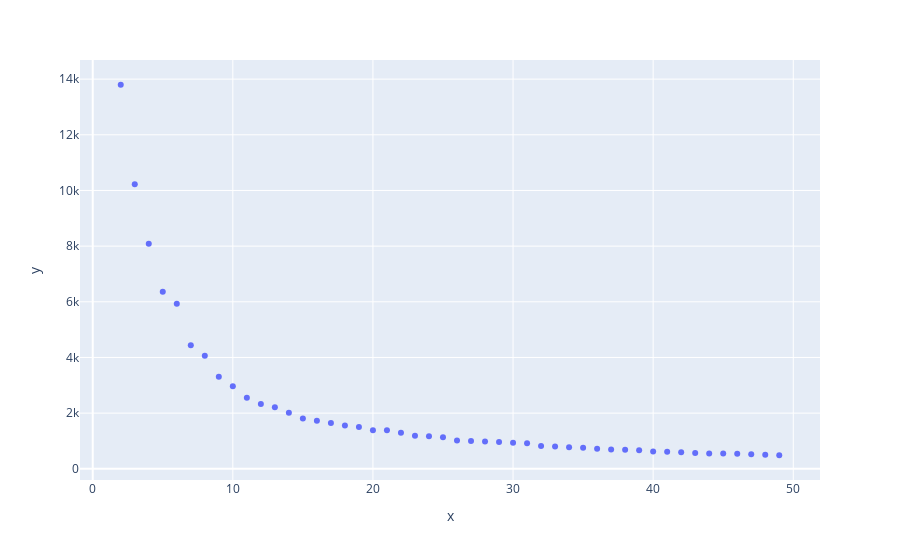

This figure's notebook cell:
### Markdown cell above
Выбираю оптимальное количество кластеров методов "Elbow". 

По моему мнению, оптимальным является значение 8

### Code cell
res = list()
n_cluster = range(2,50)

for n in n_cluster:
    kmeans = KMeans(n_clusters=n, random_state=0, n_init="auto").fit(data)
    res.append(np.average(np.min(cdist(data, kmeans.cluster_centers_, 'euclidean'), axis=1)))

fig = px.scatter(x=n_cluster, y=res)
fig.show()

### Figure 1 — Plotly figure (JSON) as saved in the notebook; plotly's stock layout.template omitted (floating-point values rounded to 4 significant figures)
{"data": [{"hovertemplate": "x=%{x}<br>y=%{y}<extra></extra>", "legendgroup": "", "marker": {"color": "#636efa", "symbol": "circle"}, "mode": "markers", "name": "", "orientation": "v", "showlegend": false, "type": "scatter", "x": [2, 3, 4, 5, 6, 7, 8, 9, 10, 11, 12, 13, 14, 15, 16, 17, 18, 19, 20, 21, 22, 23, 24, 25, 26, 27, 28, 29, 30, 31, 32, 33, 34, 35, 36, 37, 38, 39, 40, 41, 42, 43, 44, 45, 46, 47, 48, 49], "xaxis": "x", "y": [13800.0, 10220.0, 8089.0, 6364.0, 5927.0, 4443.0, 4066.0, 3306.0, 2967.0, 2557.0, 2333.0, 2213.0, 2018.0, 1810.0, 1726.0, 1648.0, 1558.0, 1500.0, 1385.0, 1381.0, 1294.0, 1190.0, 1169.0, 1131.0, 1019.0, 997.4, 981.2, 962.0, 937.7, 922.6, 818.3, 804.5, 777.2, 760.1, 718.2, 695.4, 683.9, 669.2, 625.4, 610.2, 591.6, 565.2, 554.2, 547.1, 538.1, 520.1, 505.3, 487.0], "yaxis": "y"}], "layout": {"legend": {"tracegroupgap": 0}, "margin": {"t": 60}, "xaxis": {"anchor": "y", "domain": [0, 1], "title": {"text": "x"}}, "yaxis": {"anchor": "x", "domain": [0, 1], "title": {"text": "y"}}}}
